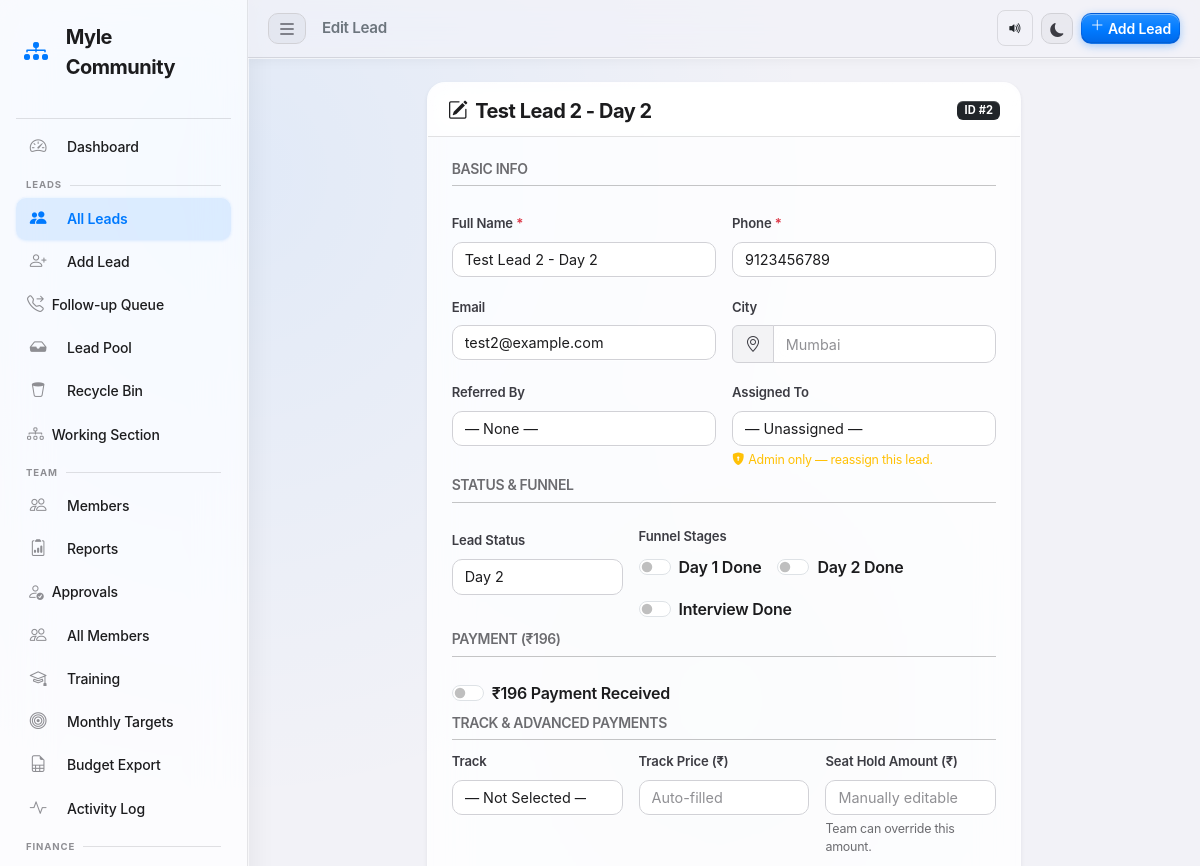
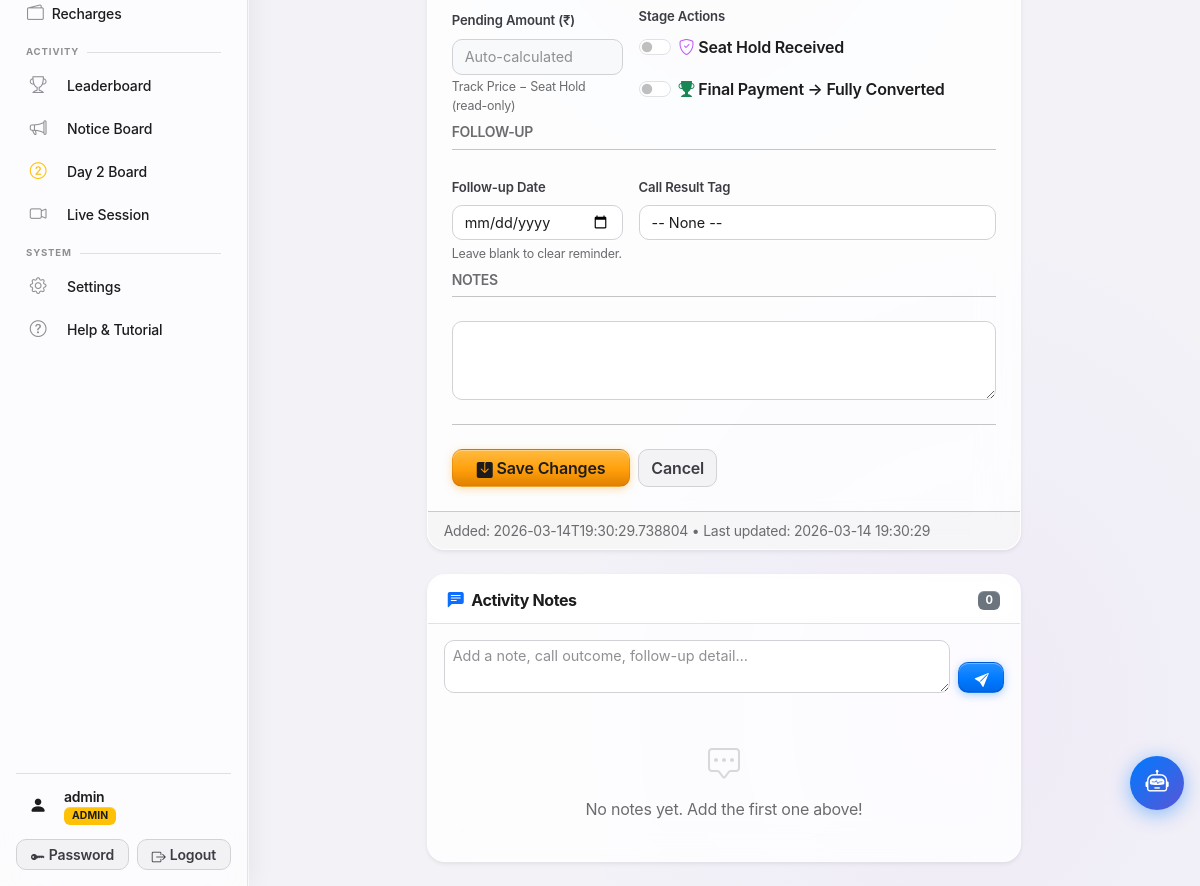
/leads/2/edit (signed in), run on the app's committed database (2 pictures, top to bottom).
### tables this page shows
CREATE TABLE leads (
            id          INTEGER PRIMARY KEY AUTOINCREMENT,
            name        TEXT    NOT NULL,
            phone       TEXT    NOT NULL,
            email       TEXT,
            referred_by TEXT,
            status      TEXT    NOT NULL DEFAULT 'New',
            payment_done INTEGER NOT NULL DEFAULT 0,
            payment_amount REAL  NOT NULL DEFAULT 0.0,
            day1_done   INTEGER NOT NULL DEFAULT 0,
            day2_done   INTEGER NOT NULL DEFAULT 0,
            interview_done INTEGER NOT NULL DEFAULT 0,
            notes       TEXT,
            created_at  TEXT    NOT NULL DEFAULT (datetime('now','localtime')),
            updated_at  TEXT    NOT NULL DEFAULT (datetime('now','localtime'))
        , assigned_to TEXT NOT NULL DEFAULT '', source TEXT NOT NULL DEFAULT '', revenue REAL NOT NULL DEFAULT 0.0, follow_up_date TEXT NOT NULL DEFAULT '', call_result TEXT NOT NULL DEFAULT '', city TEXT NOT NULL DEFAULT '', deleted_at TEXT NOT NULL DEFAULT '', in_pool INTEGER NOT NULL DEFAULT 0, pool_price REAL NOT NULL DEFAULT 0.0, claimed_at TEXT NOT NULL DEFAULT '', track_selected TEXT NOT NULL DEFAULT '', track_price REAL NOT NULL DEFAULT 0.0, seat_hold_amount REAL NOT NULL DEFAULT 0.0, pending_amount REAL NOT NULL DEFAULT 0.0, last_contacted TEXT NOT NULL DEFAULT '', contact_count INTEGER NOT NULL DEFAULT 0, follow_up_time TEXT NOT NULL DEFAULT '', day1_batch TEXT NOT NULL DEFAULT '', day2_batch TEXT NOT NULL DEFAULT '', day3_batch TEXT NOT NULL DEFAULT '', d1_morning INTEGER NOT NULL DEFAULT 0, d1_afternoon INTEGER NOT NULL DEFAULT 0, d1_evening INTEGER NOT NULL DEFAULT 0, d2_morning INTEGER NOT NULL DEFAULT 0, d2_afternoon INTEGER NOT NULL DEFAULT 0, d2_evening INTEGER NOT NULL DEFAULT 0, working_date TEXT NOT NULL DEFAULT '', daily_score INTEGER NOT NULL DEFAULT 0);

### app.py (the view, shortened to what this page needs)
@app.route('/leads/<int:lead_id>/edit', methods=['GET', 'POST'])
@login_required
def edit_lead(lead_id):
    db   = get_db()
    team = db.execute("SELECT name FROM team_members ORDER BY name").fetchall()
    if session.get('role') == 'admin':
        lead = db.execute(
            "SELECT * FROM leads WHERE id=? AND in_pool=0 AND deleted_at=''", (lead_id,)
        ).fetchone()
    else:
        lead = db.execute(
            "SELECT * FROM leads WHERE id=? AND assigned_to=? AND in_pool=0 AND deleted_at=''",
            (lead_id, session['username'])
        ).fetchone()
    if not lead:
        flash('Lead not found or access denied.', 'danger')
        db.close()
        return redirect(url_for('leads'))
    lead_notes_rows = db.execute(
        "SELECT * FROM lead_notes WHERE lead_id=? ORDER BY created_at ASC",
        (lead_id,)
    ).fetchall()
    timeline = db.execute(
        "SELECT * FROM lead_notes WHERE lead_id=? ORDER BY created_at DESC LIMIT 50",
        (lead_id,)
    ).fetchall()
    db.close()
    return render_template('edit_lead.html',
                           lead=lead,
                           statuses=STATUSES,
                           team=team,
                           payment_amount=PAYMENT_AMOUNT,
                           lead_notes=lead_notes_rows,
                           timeline=timeline,
                           call_result_tags=CALL_RESULT_TAGS)

### templates/edit_lead.html (shortened to what this page needs)
{% extends "base.html" %}
{% block page_title %}Edit Lead{% endblock %}
{% block content %}
<div class="row justify-content-center">
  <div class="col-lg-8">
    <div class="card border-0 shadow-sm">
      <div class="card-header bg-warning text-dark d-flex justify-content-between align-items-center">
        <h5 class="mb-0"><i class="bi bi-pencil-square me-2"></i>{{ lead.name }}</h5>
        <span class="badge bg-dark">ID #{{ lead.id }}</span>
      </div>
      <div class="card-body p-4">
        <form method="post">
          <div class="row g-3">
            <div class="col-12"><h6 class="text-muted fw-semibold text-uppercase small">Basic Info</h6><hr class="mt-1 mb-2"/></div>
            <div class="col-md-6">
              <label class="form-label fw-semibold">Full Name <span class="text-danger">*</span></label>
              <input type="text" name="name" class="form-control" value="{{ lead.name }}" required>
            </div>
            <div class="col-md-6">
              <label class="form-label fw-semibold">Phone <span class="text-danger">*</span></label>
              <input type="tel" name="phone" class="form-control" value="{{ lead.phone }}" required>
            </div>
            <div class="col-md-6">
              <label class="form-label fw-semibold">Email</label>
              <input type="email" name="email" class="form-control" value="{{ lead.email or '' }}">
            </div>
            <div class="col-md-6">
              <label class="form-label fw-semibold">City</label>
              <div class="input-group">
                <span class="input-group-text"><i class="bi bi-geo-alt"></i></span>
                <input type="text" name="city" class="form-control"
                       value="{{ lead.city or '' }}" placeholder="Mumbai">
              </div>
            </div>
            <div class="col-md-6">
              <label class="form-label fw-semibold">Referred By</label>
              <select name="referred_by" class="form-select">
                <option value="">— None —</option>
              </select>
            </div>
            {% if session.get('role') == 'admin' %}
            <div class="col-md-6">
              <label class="form-label fw-semibold">Assigned To</label>
              <select name="assigned_to" class="form-select">
                <option value="">— Unassigned —</option>
              </select>
              <div class="form-text text-warning"><i class="bi bi-shield-lock-fill me-1"></i>Admin only — reassign this lead.</div>
            </div>
            {% else %}
            <div class="col-md-6">
              <label class="form-label fw-semibold">Assigned To</label>
              <input type="text" class="form-control bg-light" value="{{ lead.assigned_to or '—' }}" disabled>
              <div class="form-text">You cannot reassign leads.</div>
            </div>
            {% endif %}
            <div class="col-12 mt-2"><h6 class="text-muted fw-semibold text-uppercase small">Status & Funnel</h6><hr class="mt-1 mb-2"/></div>
            <div class="col-md-4">
              <label class="form-label fw-semibold">Lead Status</label>
              <select name="status" id="statusSelect" class="form-select">
                {% for s in statuses %}
                  <option value="{{ s }}" {% if s == lead.status %}selected{% endif %}>{{ s }}</option>
                {% endfor %}
              </select>
            </div>
            <div class="col-md-8">
              <label class="form-label fw-semibold d-block">Funnel Stages</label>
              <div class="d-flex flex-wrap gap-3 mt-1">
                <div class="form-check form-switch">
                  <input class="form-check-input" type="checkbox" name="day1_done" id="day1"
                         {% if lead.day1_done %}checked{% endif %}>
                  <label class="form-check-label fw-semibold" for="day1">Day 1 Done</label>
                </div>
                <div class="form-check form-switch">
                  <input class="form-check-input" type="checkbox" name="day2_done" id="day2"
                         {% if lead.day2_done %}checked{% endif %}>
                  <label class="form-check-label fw-semibold" for="day2">Day 2 Done</label>
                </div>
                <div class="form-check form-switch">
                  <input class="form-check-input" type="checkbox" name="interview_done" id="interview"
                         {% if lead.interview_done %}checked{% endif %}>
                  <label class="form-check-label fw-semibold" for="interview">Interview Done</label>
                </div>
              </div>
            </div>
            <div class="col-12 mt-2"><h6 class="text-muted fw-semibold text-uppercase small">Payment (₹{{ payment_amount|int }})</h6><hr class="mt-1 mb-2"/></div>
            <div class="col-12">
              <div class="form-check form-switch">
                <input class="form-check-input" type="checkbox" name="payment_done" id="payDone"
                       {% if lead.payment_done %}checked{% endif %}>
                <label class="form-check-label fw-semibold" for="payDone">
                  ₹{{ payment_amount|int }} Payment Received
                </label>
              </div>
            </div>
            <div class="col-12 mt-2" id="trackSection"
                 style="{% if lead.status not in ['Track Selected','Seat Hold Confirmed','Fully Converted','Interview','Day 2','Day 1','Mindset Lock'] and not lead.track_selected %}display:none;{% endif %}">
              <h6 class="text-muted fw-semibold text-uppercase small">Track &amp; Advanced Payments</h6>
              <hr class="mt-1 mb-2"/>
              <div class="row g-3">
                <div class="col-md-4">
                  <label class="form-label fw-semibold">Track</label>
                  <select name="track_selected" id="trackDropdown" class="form-select">
                    <option value="">— Not Selected —</option>
                  </select>
                </div>
                <div class="col-md-4">
                  <label class="form-label fw-semibold">Track Price (₹)</label>
                  <input type="number" name="track_price" id="trackPrice" class="form-control"
                         value="{{ lead.track_price|int if lead.track_price else '' }}"
                         placeholder="Auto-filled" min="0" step="1">
                </div>
                <div class="col-md-4">
                  <label class="form-label fw-semibold">Seat Hold Amount (₹)</label>
                  <input type="number" name="seat_hold_amount" id="seatHoldAmount" class="form-control"
                         value="{{ lead.seat_hold_amount|int if lead.seat_hold_amount else '' }}"
                         placeholder="Manually editable" min="0" step="1">
                  <div class="form-text">Team can override this amount.</div>
                </div>
                <div class="col-md-4">
                  <label class="form-label fw-semibold">Pending Amount (₹)</label>
                  <input type="number" id="pendingAmountDisplay" class="form-control bg-light"
                         value="{{ (lead.track_price - lead.seat_hold_amount)|int if lead.track_price and lead.seat_hold_amount else '' }}"
                         placeholder="Auto-calculated" readonly>
                  <div class="form-text text-muted">Track Price − Seat Hold (read-only)</div>
                </div>
                <div class="col-md-8">
                  <label class="form-label fw-semibold d-block">Stage Actions</label>
                  <div class="d-flex flex-wrap gap-3 mt-1">
                    <div class="form-check form-switch">
                      <input class="form-check-input" type="checkbox" name="seat_hold_received" id="seatHoldReceived"
                             {% if lead.status == 'Seat Hold Confirmed' or lead.status == 'Fully Converted' %}checked{% endif %}>
                      <label class="form-check-label fw-semibold" for="seatHoldReceived">
                        <i class="bi bi-shield-check me-1 text-purple"></i>Seat Hold Received
                      </label>
                    </div>
                    <div class="form-check form-switch">
                      <input class="form-check-input" type="checkbox" name="final_payment_received" id="finalPaymentReceived"
                             {% if lead.status == 'Fully Converted' %}checked{% endif %}>
                      <label class="form-check-label fw-semibold" for="finalPaymentReceived">
                        <i class="bi bi-trophy-fill me-1 text-success"></i>Final Payment → Fully Converted
                      </label>
                    </div>
                  </div>
                </div>
              </div>
            </div>
            <div class="col-12 mt-2"><h6 class="text-muted fw-semibold text-uppercase small">Follow-up</h6><hr class="mt-1 mb-2"/></div>
            <div class="col-md-4">
              <label class="form-label fw-semibold">Follow-up Date</label>
              <input type="date" id="followUpDateInput" name="follow_up_date" class="form-control"
                     value="{{ lead.follow_up_date or '' }}">
              <div class="form-text">Leave blank to clear reminder.</div>
            </div>
            <div class="col-md-8">
              <label class="form-label fw-semibold">Call Result Tag</label>
              <select name="call_result" class="form-select">
                {% for tag in call_result_tags %}
                <option value="{{ tag }}" {% if lead.call_result == tag %}selected{% endif %}>
                  {% if tag %}{{ tag }}{% else %}-- None --{% endif %}
                </option>
                {% endfor %}
              </select>
            </div>
            <div class="col-12 mt-2"><h6 class="text-muted fw-semibold text-uppercase small">Notes</h6><hr class="mt-1 mb-2"/></div>
            <div class="col-12">
              <textarea name="notes" class="form-control" rows="3">{{ lead.notes or '' }}</textarea>
            </div>
          </div>
          <hr class="my-4" />
          <div class="d-flex gap-2">
            <button type="submit" class="btn btn-warning text-dark px-4 fw-semibold">
              <i class="bi bi-save-fill me-1"></i>Save Changes
            </button>
            <a href="{{ url_for('leads') }}" class="btn btn-outline-secondary">Cancel</a>
          </div>
        </form>
      </div>
      <div class="card-footer text-muted small">
        Added: {{ lead.created_at }} &bull; Last updated: {{ lead.updated_at }}
      </div>
    </div>
  </div>
</div>
<div class="row justify-content-center mt-4">
  <div class="col-lg-8">
    <div class="card border-0 shadow-sm">
      <div class="card-header bg-white d-flex align-items-center justify-content-between">
        <h6 class="mb-0"><i class="bi bi-chat-left-text-fill me-2 text-primary"></i>Activity Notes</h6>
        <span class="badge bg-secondary">{{ lead_notes|length }}</span>
      </div>
      <div class="card-body">
        <form method="post" action="{{ url_for('add_lead_note', lead_id=lead.id) }}" class="mb-4">
          <div class="d-flex gap-2">
            <textarea name="note" class="form-control form-control-sm" rows="2"
                      placeholder="Add a note, call outcome, follow-up detail…" required></textarea>
            <button type="submit" class="btn btn-primary btn-sm align-self-end px-3">
              <i class="bi bi-send-fill"></i>
            </button>
          </div>
        </form>
        {% if lead_notes %}
          <div class="d-flex flex-column gap-3">
            {% for note in lead_notes %}
            <div class="note-item d-flex gap-3">
              <div class="flex-shrink-0">
                <div class="d-flex align-items-center justify-content-center rounded-circle bg-primary bg-opacity-10"
                     style="width:34px;height:34px;">
                  <i class="bi bi-person-fill text-primary"></i>
                </div>
              </div>
              <div class="flex-grow-1">
                <div class="d-flex align-items-center justify-content-between mb-1">
                  <span class="fw-semibold small">{{ note.username }}</span>
                  <span class="text-muted" style="font-size:0.72rem;">{{ note.created_at[:16] }}</span>
                </div>
                <p class="mb-0 small" style="white-space:pre-wrap;">{{ note.note }}</p>
              </div>
              {% if session.get('username') == note.username or session.get('role') == 'admin' %}
              <div class="flex-shrink-0">
                <form method="post" action="{{ url_for('delete_lead_note', lead_id=lead.id, note_id=note.id) }}"
                      onsubmit="return confirm('Delete this note?')">
                  <button type="submit" class="btn btn-xs btn-outline-danger px-1 py-0" title="Delete note">
                    <i class="bi bi-trash-fill" style="font-size:0.72rem;"></i>
                  </button>
                </form>
              </div>
              {% endif %}
            </div>
            {% endfor %}
          </div>
        {% else %}
          <div class="text-center text-muted py-4">
            <i class="bi bi-chat-square-dots fs-2 d-block mb-2 opacity-25"></i>
            No notes yet. Add the first one above!
          </div>
        {% endif %}
      </div>
    </div>
  </div>
</div>
{% endblock %}

### data on the page
leads: name "Test Lead 2 - Day 2", id "2", phone "9123456789", email "test2@example.com", status "Day 2", call_result "-- None --", created_at "2026-03-14T19:30:29.738804", updated_at "2026-03-14 19:30:29"

### other printed values
{{ session.get('username', '') }} "admin"
{{ session.get('role', '') | upper }} "ADMIN"
{{ payment_amount|int }} "196"
{{ lead_notes|length }} "0"
